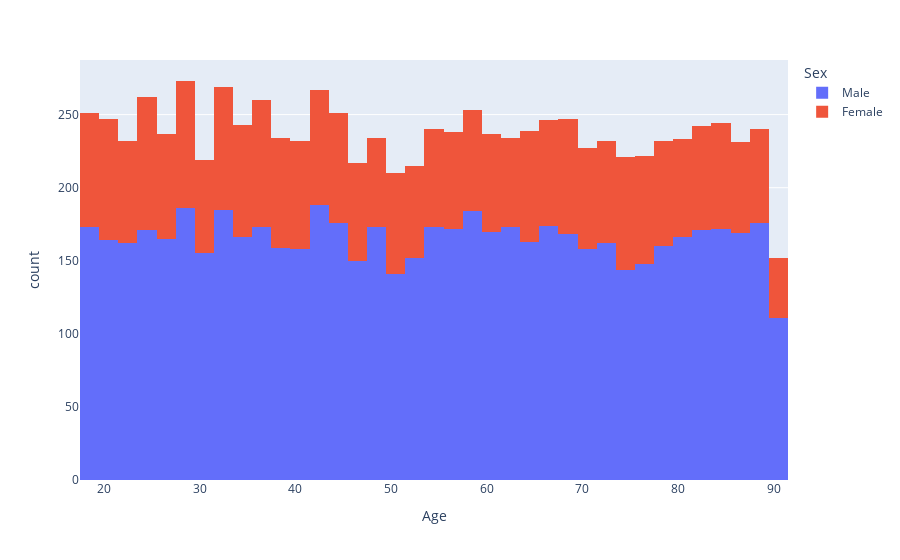

Notebook cell for this chart:
### Markdown cell above
Lets explore the gender base distribution of the dataset for Age column

### Code cell
# plot the histogram of age column using plotly and coloring this by sex

fig = px.histogram(data_frame=df, x='Age', color= 'Sex')
fig.show()

### Figure 1 — Plotly figure (JSON) as saved in the notebook; plotly's stock layout.template omitted (floating-point values rounded to 4 significant figures; data arrays with more than 128 entries replaced by an {"elided": "..."} marker saying what was removed)
{"data": [{"alignmentgroup": "True", "bingroup": "x", "hovertemplate": "Sex=Male<br>Age=%{x}<br>count=%{y}<extra></extra>", "legendgroup": "Male", "marker": {"color": "#636efa", "pattern": {"shape": ""}}, "name": "Male", "offsetgroup": "Male", "orientation": "v", "showlegend": true, "type": "histogram", "x": {"elided": "6111 int values"}, "xaxis": "x", "yaxis": "y"}, {"alignmentgroup": "True", "bingroup": "x", "hovertemplate": "Sex=Female<br>Age=%{x}<br>count=%{y}<extra></extra>", "legendgroup": "Female", "marker": {"color": "#EF553B", "pattern": {"shape": ""}}, "name": "Female", "offsetgroup": "Female", "orientation": "v", "showlegend": true, "type": "histogram", "x": {"elided": "2652 int values"}, "xaxis": "x", "yaxis": "y"}], "layout": {"barmode": "relative", "legend": {"title": {"text": "Sex"}, "tracegroupgap": 0}, "margin": {"t": 60}, "xaxis": {"anchor": "y", "domain": [0, 1], "title": {"text": "Age"}}, "yaxis": {"anchor": "x", "domain": [0, 1], "title": {"text": "count"}}}}
